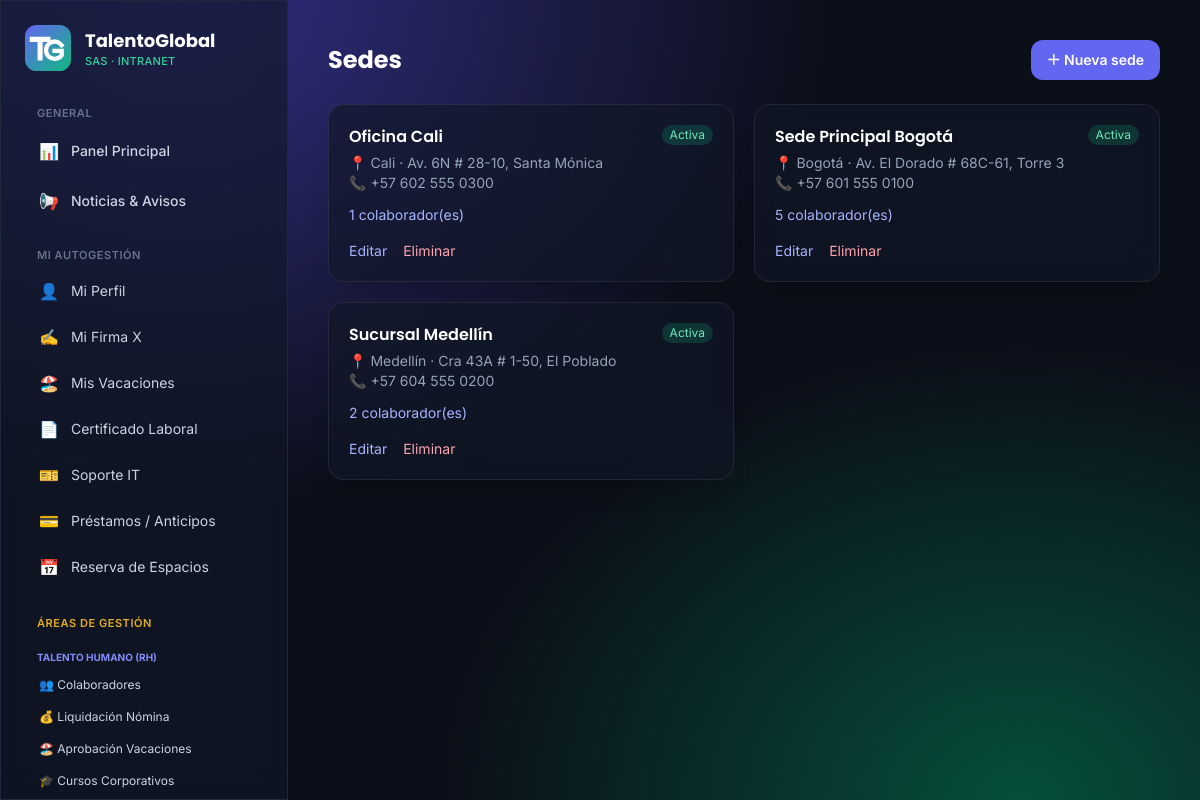
/sedes/ (signed in), run on the app's committed database.
### core/models.py (models this page shows, shortened)
class Sede(models.Model):
    nombre = models.CharField(max_length=120, unique=True)
    ciudad = models.CharField(max_length=80)
    direccion = models.CharField("Dirección", max_length=200, blank=True)
    telefono = models.CharField("Teléfono", max_length=30, blank=True)
    activa = models.BooleanField(default=True)
    class Meta:
        ordering = ["nombre"]

### core/views.py (the view)
# urls.py: path("sedes/", v.SedeList.as_view(), name="sede_list"),
class SedeList(RolRequiredMixin, ListView):
    roles = (RH,)
    model = Sede
    template_name = "core/sede_list.html"
    context_object_name = "sedes"
    def get_queryset(self):
        return Sede.objects.annotate(n=Count("empleados"))

### core/context_processors.py (called while the page is built)
def empresa(request):
    u = request.user
    ctx = {"EMPRESA": settings.EMPRESA}
    if u.is_authenticated:
        ctx.update(
            es_admin=tiene_acceso(u, (RH,)),  # panel de RH
            es_it=tiene_acceso(u, (IT,)),
            es_fin=tiene_acceso(u, (FIN,)),
            es_ops=tiene_acceso(u, (OPS,)),
            es_lider=tiene_acceso(u, TODOS_LIDERES),
        )
    return ctx

### core/permissions.py (called while the page is built)
def rol_de(user):
    if not user.is_authenticated:
        return None
    if user.is_superuser:
        return Empleado.ROL_ADMIN
    emp = getattr(user, "empleado", None)
    if emp and emp.activo:
        return emp.rol
    return None

def tiene_acceso(user, roles):
    rol = rol_de(user)
    return rol == Empleado.ROL_ADMIN or (rol is not None and rol in roles)

    def dispatch(self, request, *args, **kwargs):
        if request.user.is_authenticated and not tiene_acceso(request.user, self.roles):
            raise PermissionDenied
        return super().dispatch(request, *args, **kwargs)

### templates/core/sede_list.html (shortened to what this page needs)
{% extends "base.html" %}
{% block content %}
<div class="flex items-center justify-between mb-6">
  <h1 class="font-display text-2xl font-bold text-white">Sedes</h1>
  <a href="{% url 'sede_create' %}" class="rounded-xl bg-indigo-500 hover:bg-indigo-400 px-4 py-2.5 text-sm font-semibold text-white">＋ Nueva sede</a>
</div>
<div class="grid gap-5 md:grid-cols-2 xl:grid-cols-3">
  {% for s in sedes %}
  <div class="glass rounded-2xl p-5 shadow-xl hover:-translate-y-1 transition">
    <div class="flex justify-between"><h2 class="font-display font-semibold text-white">{{ s.nombre }}</h2>
      <span class="text-xs rounded-full px-2 py-0.5 h-fit {% if s.activa %}bg-emerald-500/20 text-emerald-300{% else %}bg-slate-600/40 text-slate-300{% endif %}">{% if s.activa %}Activa{% else %}Inactiva{% endif %}</span></div>
    <p class="text-sm text-slate-400 mt-1">📍 {{ s.ciudad }} · {{ s.direccion }}</p>
    <p class="text-sm text-slate-400">📞 {{ s.telefono|default:"—" }}</p>
    <p class="text-sm mt-3 text-indigo-300">{{ s.n }} colaborador(es)</p>
    <div class="flex gap-4 mt-4 text-sm"><a class="text-indigo-300 hover:underline" href="{% url 'sede_update' s.pk %}">Editar</a><a class="text-rose-300 hover:underline" href="{% url 'sede_delete' s.pk %}">Eliminar</a></div>
  </div>
  {% empty %}<p class="text-slate-500">No hay sedes registradas.</p>{% endfor %}
</div>
{% endblock %}

### templates/base.html (style rules this page uses)
body { background: radial-gradient(ellipse at 15% 0%, #312e81 0%, transparent 45%), radial-gradient(ellipse at 85% 100%, #064e3b 0%, transparent 40%), #0b0f19; background-attachment: fixed; }
.glass { background: rgba(17, 24, 39, 0.65); backdrop-filter: blur(16px); -webkit-backdrop-filter: blur(16px); border: 1px solid rgba(255, 255, 255, 0.08); }

### data on the page
Sede: nombre "Oficina Cali", activa "Activa", ciudad "Cali", direccion "Av. 6N # 28-10, Santa Mónica", telefono "+57 602 555 0300", n "1"
Sede: nombre "Sede Principal Bogotá", activa "Activa", ciudad "Bogotá", direccion "Av. El Dorado # 68C-61, Torre 3", telefono "+57 601 555 0100", n "5"
Sede: nombre "Sucursal Medellín", activa "Activa", ciudad "Medellín", direccion "Cra 43A # 1-50, El Poblado", telefono "+57 604 555 0200", n "2"
